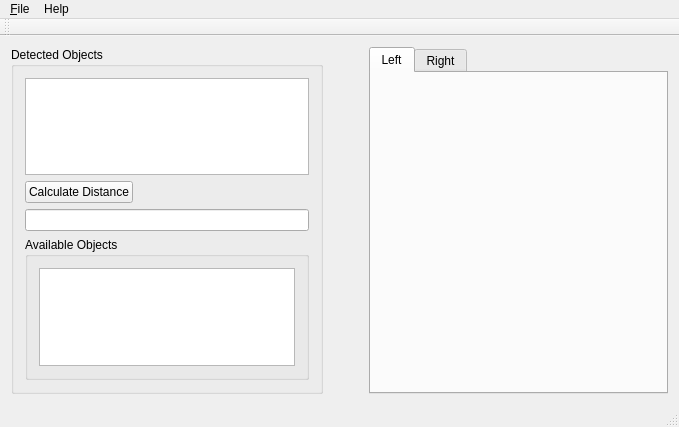
<?xml version="1.0" encoding="UTF-8"?>
<ui version="4.0">
 <class>MainWindow</class>
 <widget class="QMainWindow" name="MainWindow">
  <property name="geometry">
   <rect>
    <x>0</x>
    <y>0</y>
    <width>679</width>
    <height>427</height>
   </rect>
  </property>
  <property name="windowTitle">
   <string>MainWindow</string>
  </property>
  <widget class="QWidget" name="centralWidget">
   <layout class="QGridLayout" name="gridLayout_2">
    <item row="0" column="0">
     <layout class="QGridLayout" name="gridLayout">
      <item row="0" column="1">
       <spacer name="horizontalSpacer">
        <property name="orientation">
         <enum>Qt::Horizontal</enum>
        </property>
        <property name="sizeType">
         <enum>QSizePolicy::Fixed</enum>
        </property>
        <property name="sizeHint" stdset="0">
         <size>
          <width>40</width>
          <height>20</height>
         </size>
        </property>
       </spacer>
      </item>
      <item row="0" column="0">
       <widget class="QGroupBox" name="groupBox">
        <property name="title">
         <string>Detected Objects</string>
        </property>
        <layout class="QGridLayout" name="gridLayout_3">
         <item row="2" column="0">
          <widget class="QGroupBox" name="groupBox_2">
           <property name="title">
            <string>Available Objects</string>
           </property>
           <layout class="QGridLayout" name="gridLayout_4">
            <item row="1" column="0">
             <widget class="QListWidget" name="availableObjectsList">
              <property name="sizePolicy">
               <sizepolicy hsizetype="Fixed" vsizetype="Expanding">
                <horstretch>0</horstretch>
                <verstretch>0</verstretch>
               </sizepolicy>
              </property>
             </widget>
            </item>
           </layout>
          </widget>
         </item>
         <item row="0" column="0">
          <layout class="QVBoxLayout" name="verticalLayout">
           <item>
            <widget class="QListWidget" name="objectList">
             <property name="sizePolicy">
              <sizepolicy hsizetype="Expanding" vsizetype="Expanding">
               <horstretch>0</horstretch>
               <verstretch>0</verstretch>
              </sizepolicy>
             </property>
            </widget>
           </item>
           <item>
            <widget class="QPushButton" name="distanceButton">
             <property name="sizePolicy">
              <sizepolicy hsizetype="Fixed" vsizetype="Fixed">
               <horstretch>0</horstretch>
               <verstretch>0</verstretch>
              </sizepolicy>
             </property>
             <property name="text">
              <string>Calculate Distance</string>
             </property>
            </widget>
           </item>
          </layout>
         </item>
         <item row="1" column="0">
          <widget class="QLineEdit" name="distanceLine">
           <property name="sizePolicy">
            <sizepolicy hsizetype="Expanding" vsizetype="Expanding">
             <horstretch>0</horstretch>
             <verstretch>0</verstretch>
            </sizepolicy>
           </property>
           <property name="readOnly">
            <bool>true</bool>
           </property>
          </widget>
         </item>
        </layout>
       </widget>
      </item>
     </layout>
    </item>
    <item row="0" column="1">
     <widget class="QTabWidget" name="tabWidget">
      <property name="currentIndex">
       <number>0</number>
      </property>
      <widget class="QWidget" name="tab">
       <attribute name="title">
        <string>Left</string>
       </attribute>
       <layout class="QGridLayout" name="gridLayout_5">
        <item row="0" column="0">
         <widget class="QLabel" name="leftCameraLabel">
          <property name="text">
           <string/>
          </property>
         </widget>
        </item>
       </layout>
      </widget>
      <widget class="QWidget" name="tab_2">
       <attribute name="title">
        <string>Right</string>
       </attribute>
       <layout class="QGridLayout" name="gridLayout_6">
        <item row="0" column="0">
         <widget class="QLabel" name="rightCameraLabel">
          <property name="sizePolicy">
           <sizepolicy hsizetype="Expanding" vsizetype="Expanding">
            <horstretch>0</horstretch>
            <verstretch>0</verstretch>
           </sizepolicy>
          </property>
          <property name="text">
           <string/>
          </property>
         </widget>
        </item>
       </layout>
      </widget>
     </widget>
    </item>
   </layout>
  </widget>
  <widget class="QMenuBar" name="menuBar">
   <property name="geometry">
    <rect>
     <x>0</x>
     <y>0</y>
     <width>679</width>
     <height>21</height>
    </rect>
   </property>
   <widget class="QMenu" name="menu_File">
    <property name="title">
     <string>&amp;File</string>
    </property>
    <addaction name="actionLoad_Dictionary"/>
    <addaction name="actionGenerate_Template_Keypoints"/>
    <addaction name="actionAdd_object"/>
    <addaction name="separator"/>
    <addaction name="actionCamera_Calibration"/>
    <addaction name="actionLoad_Calibration_Data"/>
    <addaction name="separator"/>
    <addaction name="actionExit"/>
   </widget>
   <widget class="QMenu" name="menuAbout">
    <property name="title">
     <string>Help</string>
    </property>
    <addaction name="actionHelp"/>
    <addaction name="separator"/>
   </widget>
   <addaction name="menu_File"/>
   <addaction name="menuAbout"/>
  </widget>
  <widget class="QToolBar" name="mainToolBar">
   <attribute name="toolBarArea">
    <enum>TopToolBarArea</enum>
   </attribute>
   <attribute name="toolBarBreak">
    <bool>false</bool>
   </attribute>
  </widget>
  <widget class="QStatusBar" name="statusBar"/>
  <action name="actionLoad_Dictionary">
   <property name="text">
    <string>Load Dictionary</string>
   </property>
  </action>
  <action name="actionGenerate_Template_Keypoints">
   <property name="text">
    <string>Generate Template Keypoints</string>
   </property>
  </action>
  <action name="actionFind_Objects">
   <property name="text">
    <string>Find Objects</string>
   </property>
  </action>
  <action name="actionAdd_object">
   <property name="text">
    <string>Add object...</string>
   </property>
  </action>
  <action name="actionQuit">
   <property name="text">
    <string>Exit</string>
   </property>
  </action>
  <action name="actionCamera_Calibration">
   <property name="text">
    <string>Camera Calibration</string>
   </property>
  </action>
  <action name="actionLoad_Calibration_Data">
   <property name="text">
    <string>Load Calibration Data...</string>
   </property>
  </action>
  <action name="actionAbout_OpenCV">
   <property name="text">
    <string>About OpenCV</string>
   </property>
  </action>
  <action name="actionExit">
   <property name="text">
    <string>Exit</string>
   </property>
   <property name="shortcut">
    <string>Ctrl+Q</string>
   </property>
  </action>
  <action name="actionHelp">
   <property name="text">
    <string>Help</string>
   </property>
  </action>
 </widget>
 <layoutdefault spacing="6" margin="11"/>
 <resources/>
 <connections/>
</ui>
